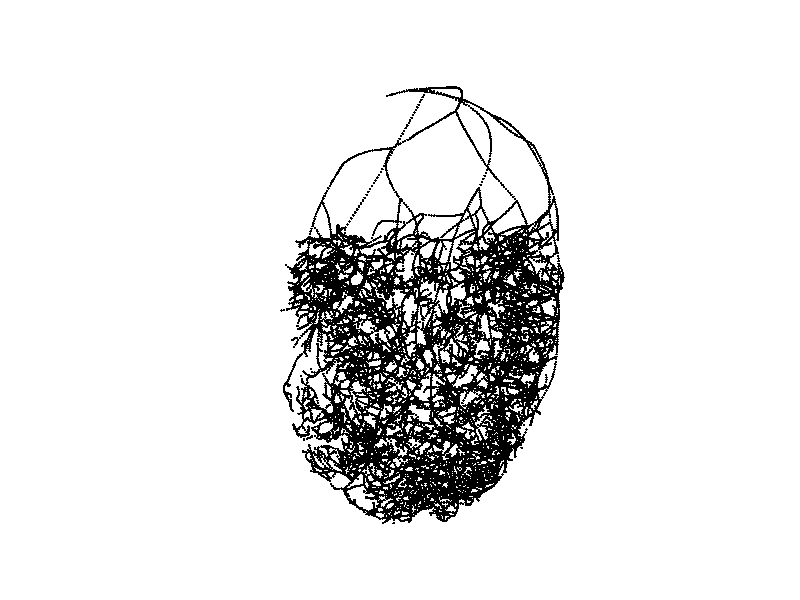
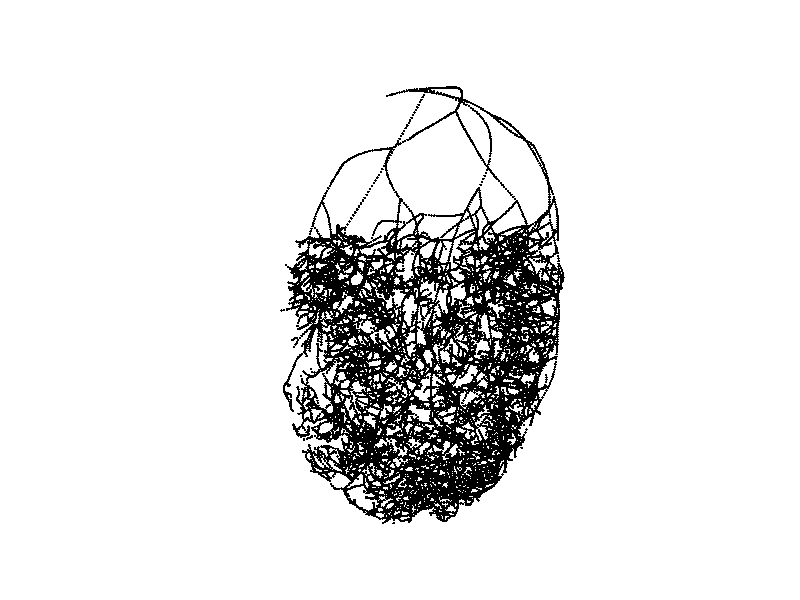

These figures' MATLAB source, in order:
load data/vasc.dat
% h = figure
close all
plot3(vasc(:, 1), vasc(:, 2), vasc(:, 3), 'k.', ...
    linewidth=1, markersize = 4)
view([40, 0])
axis image off
savefig('PaperFigs/fig1')
saveas(gcf, 'PaperFigs/fig1', 'png')
